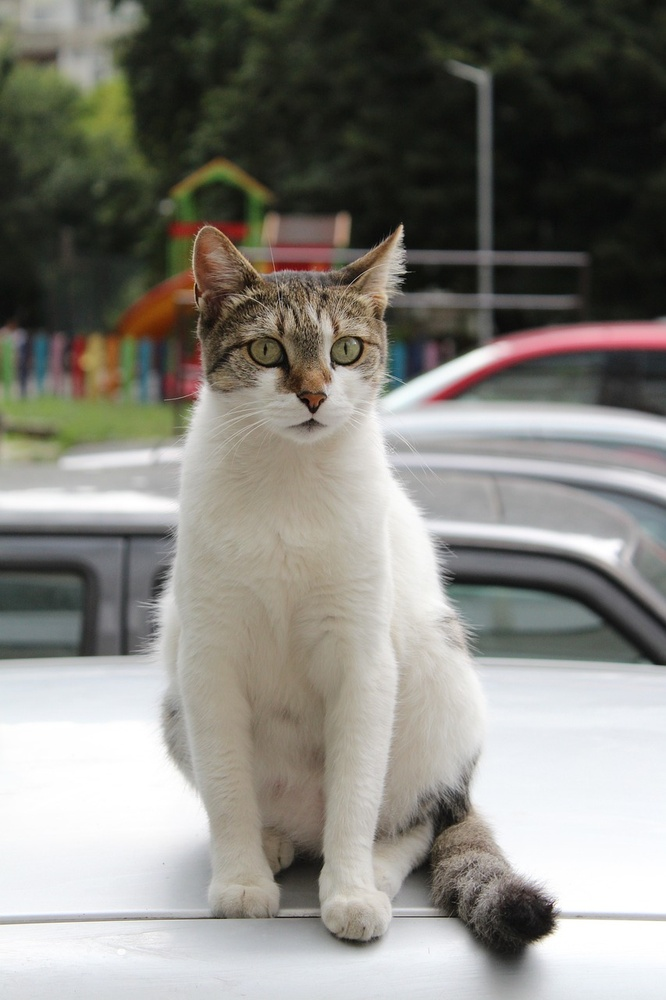
%> input picture matlab_kodları/cat.jpg, 666 x 1000 px, shrunk from 853 x 1280 before the run
$ octave laplacian.m   (GNU Octave 9; MATLAB toolbox functions it lacks are replaced by stand-ins)
%> lines starting %> are read from the running program, lines starting %| are printed output that depends on the picture
% Görüntünün okunup double tipine veri dönüşümünün yapılması
I1 = im2double(imread('cat.jpg'));
% Filtrelerin oluşturulması
w4=fspecial('laplacian',0);
w8 = [1 1 1; 1 -8 1; 1 1 1];
% Filtrelerin uygulanması
g=imfilter(I1,w4,'replicate');
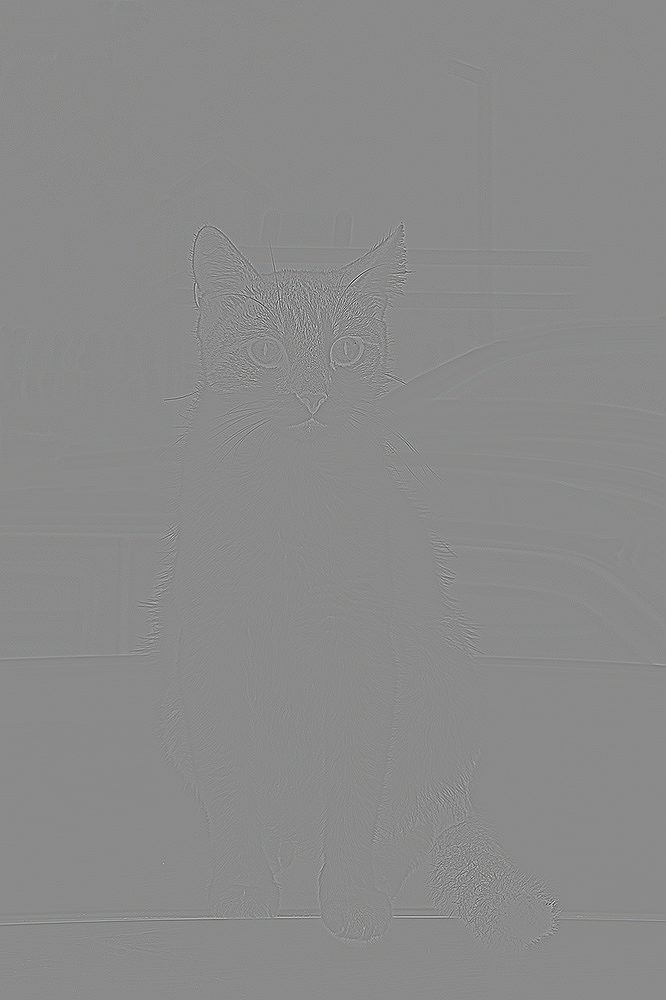
%> g: size 1000x666x3 double; mean R, G, B -1.72e-19, -3.32e-19, -2.28e-19; drawn with min black and max white
g4=I1-imfilter(I1,w4,'replicate');
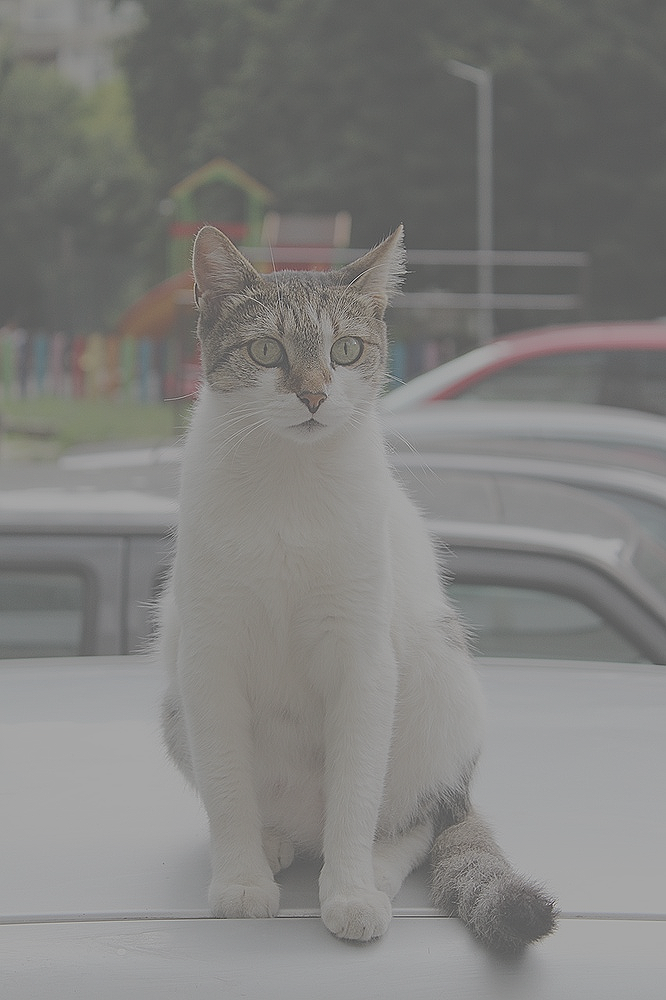
%> g4: size 1000x666x3 double; mean R, G, B 0.522, 0.516, 0.49; mean of the top-left, top-right, bottom-left and bottom-right quarters 0.327, 0.293, 0.696, 0.721; drawn with min black and max white
g8=I1-imfilter(I1,w8,'replicate');
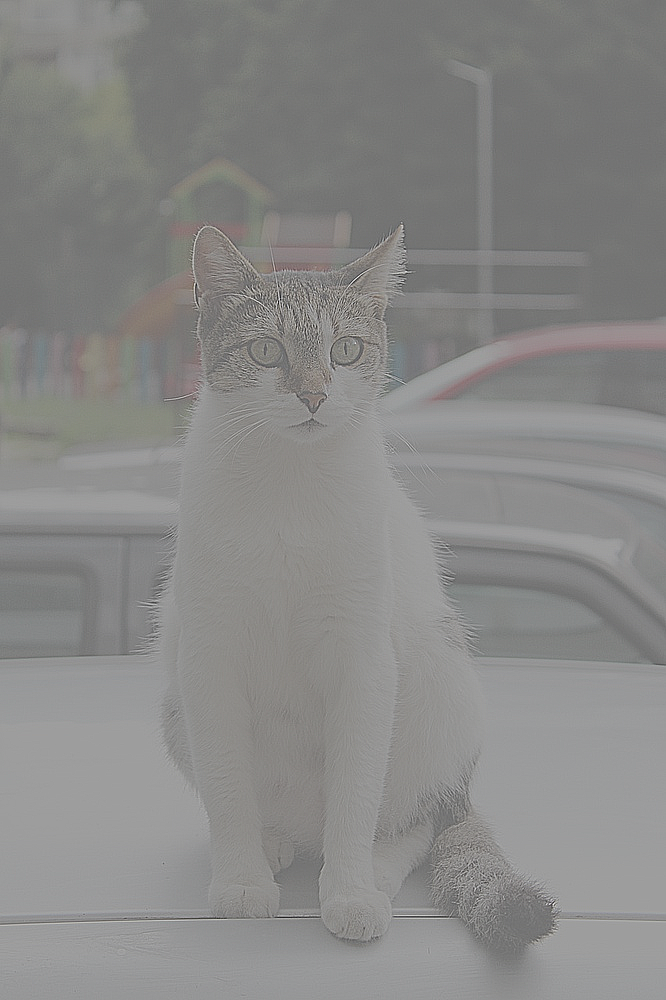
%> g8: size 1000x666x3 double; mean R, G, B 0.522, 0.516, 0.49; mean of the top-left, top-right, bottom-left and bottom-right quarters 0.327, 0.293, 0.696, 0.721; drawn with min black and max white
% Yeni görüntülerin gösterilmesi

imshow(I1);

imshow(g);
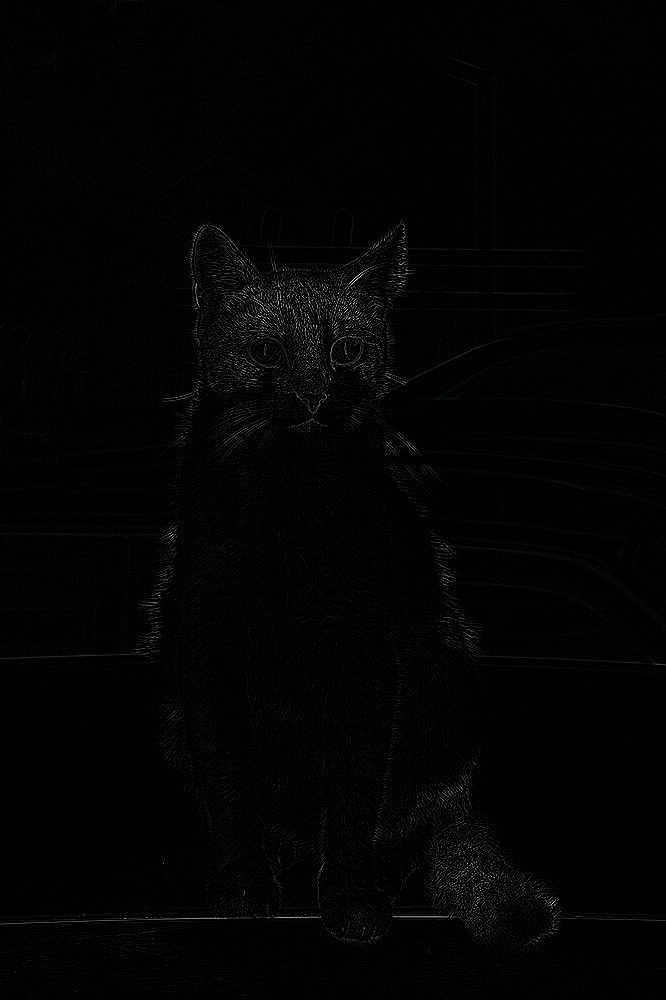
%> displayed picture: size 1000x666x3, on the screen's scale of 0 to 255; mean R, G, B 2.9, 2.9, 2.9

imshow(g4);

imshow(g8);
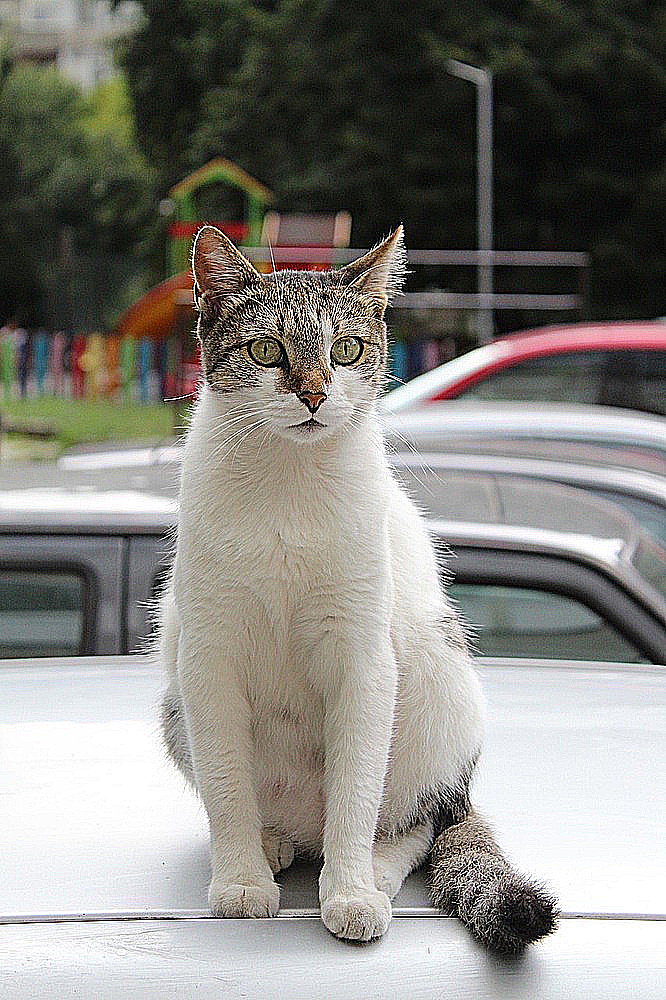
%> displayed picture: size 1000x666x3, on the screen's scale of 0 to 255; mean R, G, B 133.2, 131.8, 125.6

$ run again, with matlab_kodları/Plaka.jpg copied over matlab_kodları/cat.jpg
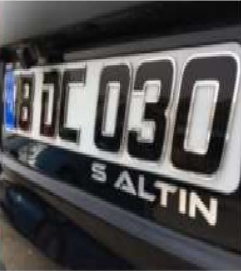
%> input picture matlab_kodları/Plaka.jpg, 241 x 271 px
%> `g8=I1-imfilter(I1,w8,'replicate');`:
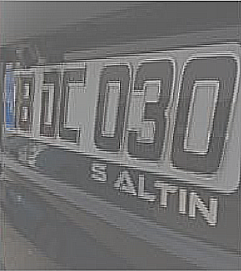
%> g8: size 271x241x3 double; mean R, G, B 0.322, 0.319, 0.321; mean of the top-left, top-right, bottom-left and bottom-right quarters 0.385, 0.355, 0.223, 0.319; drawn with min black and max white
%> `imshow(g8);`:
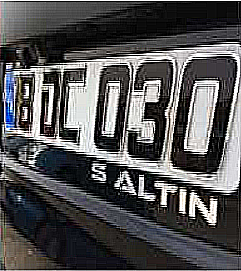
%> displayed picture: size 271x241x3, on the screen's scale of 0 to 255; mean R, G, B 83.8, 83.2, 83.9

$ run again, with matlab_kodları/flowers.jpg copied over matlab_kodları/cat.jpg
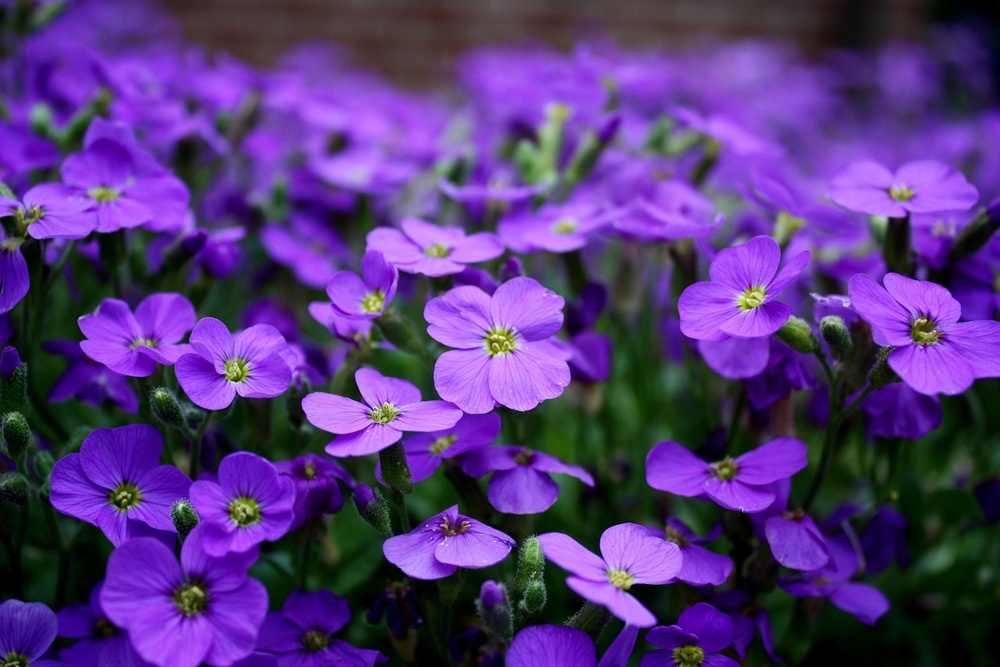
%> input picture matlab_kodları/flowers.jpg, 1000 x 667 px, shrunk from 1280 x 854 before the run
%> `g8=I1-imfilter(I1,w8,'replicate');`:
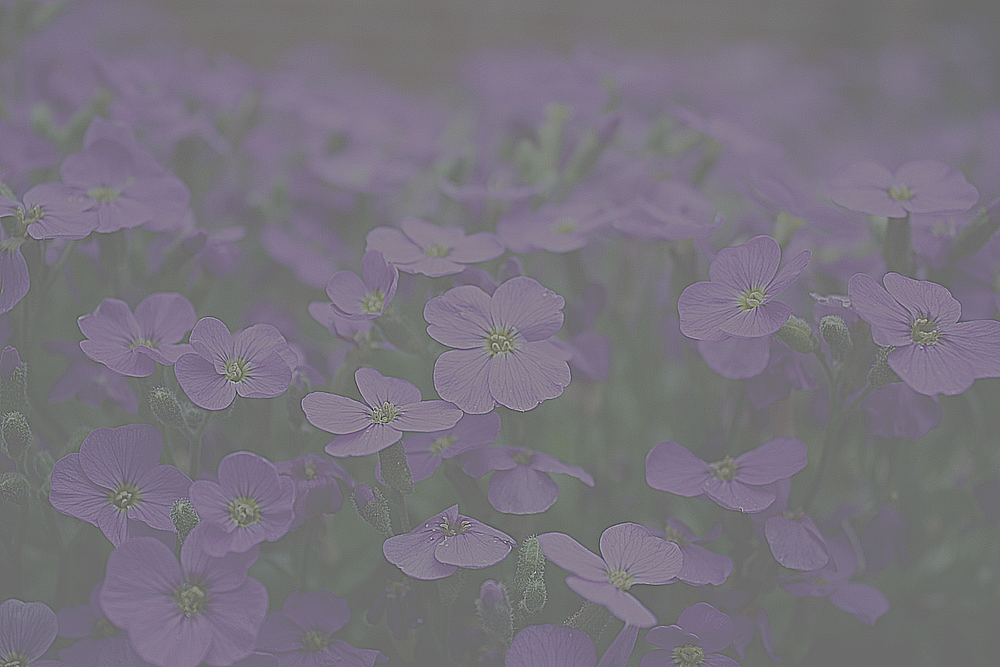
%> g8: size 667x1000x3 double; mean R, G, B 0.334, 0.213, 0.483; mean of the top-left, top-right, bottom-left and bottom-right quarters 0.402, 0.429, 0.303, 0.24; drawn with min black and max white
%> `imshow(g8);`:
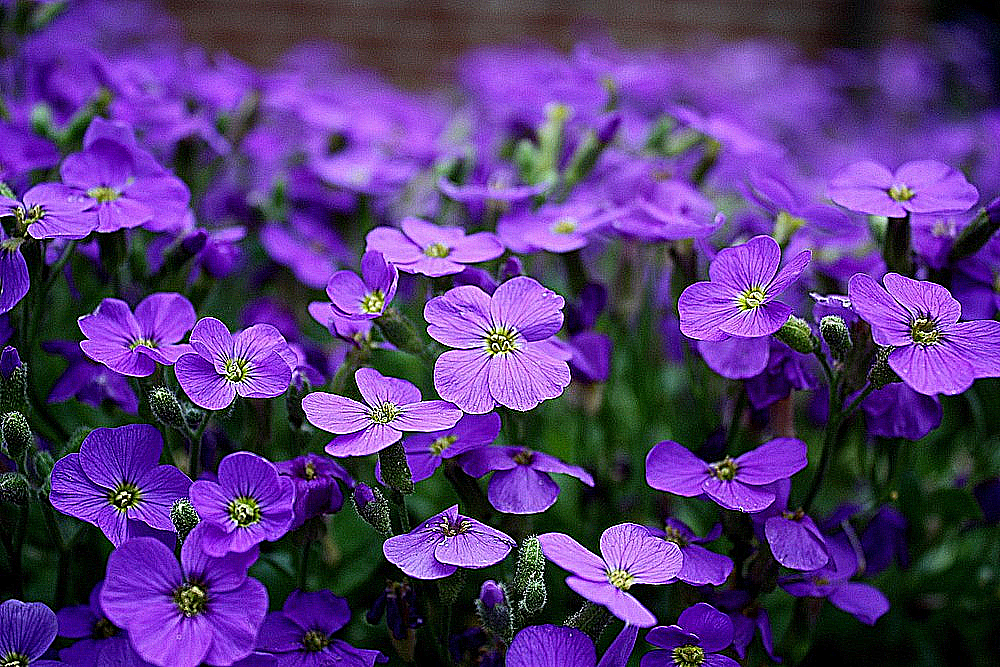
%> displayed picture: size 667x1000x3, on the screen's scale of 0 to 255; mean R, G, B 86.1, 56.1, 122.3
